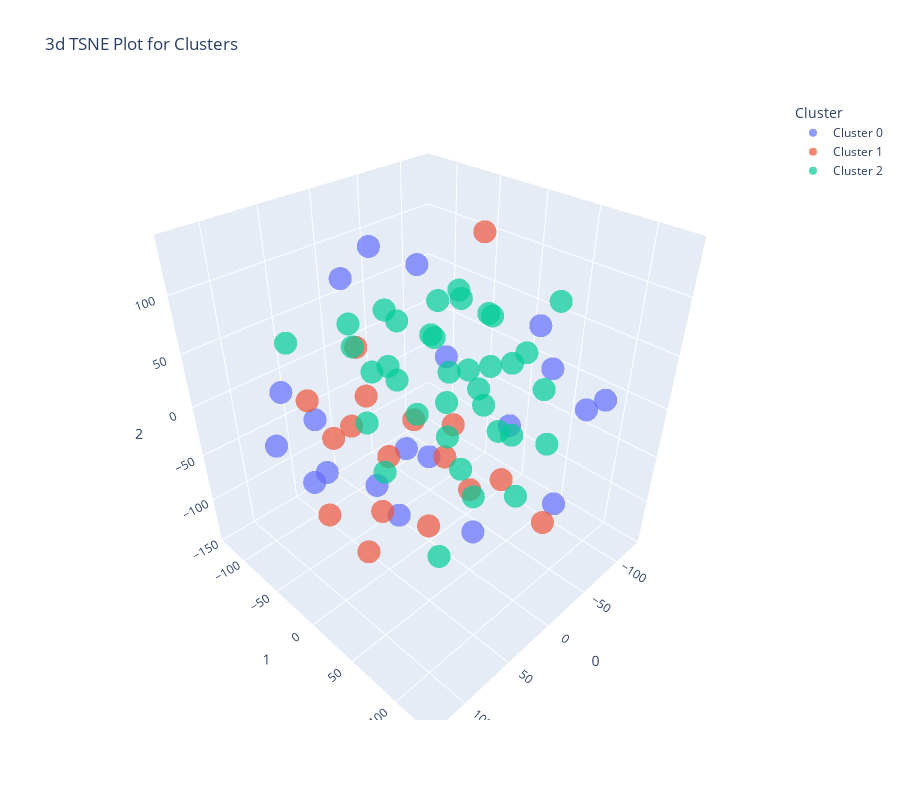

Notebook source saved alongside this figure:
### Code cell
plot_model(hierarchicalModel,plot='tsne')

### Figure 1 — Plotly figure (JSON) as saved in the notebook; plotly's stock layout.template omitted (floating-point values rounded to 4 significant figures)
{"data": [{"customdata": [["F"], ["F"], ["F"], ["F"], ["F"], ["M"], ["F"], ["M"], ["F"], ["F"], ["F"], ["F"], ["M"], ["M"], ["F"], ["M"], ["M"], ["F"], ["M"], ["F"]], "hovertemplate": "Cluster=Cluster 0<br>0=%{x}<br>1=%{y}<br>2=%{z}<br>Feature=%{customdata[0]}<extra></extra>", "legendgroup": "Cluster 0", "marker": {"color": "#636efa", "opacity": 0.7, "symbol": "circle"}, "mode": "markers", "name": "Cluster 0", "scene": "scene", "showlegend": true, "type": "scatter3d", "x": [117.5, -0.8365, 91.49, 3.006, 17.64, 127.5, 78.99, 35.61, 1.023, -24.53, -96.36, 112.4, -35.21, 45.35, 82.63, 73.15, -102.9, -68.47, -68.48, -108.2], "y": [-29.42, -106.2, 61.03, 129.2, -45.78, 30.77, 56.51, -28.97, -0.0162, -5.73, 32.22, -54.47, 122.1, 90.28, -52.98, -56.54, 2.931, 67.44, -84.46, 95.07], "z": [56.99, 78.3, -16.44, -18.78, 130.2, 26.09, 33.65, -78.43, -49.86, 35.47, 50.59, -7.023, 41.57, -44.43, -61.01, -3.197, -69.97, 36.94, 76.25, 1.281]}, {"customdata": [["M"], ["M"], ["M"], ["F"], ["M"], ["F"], ["M"], ["F"], ["F"], ["F"], ["F"], ["F"], ["M"], ["F"], ["F"], ["M"], ["M"]], "hovertemplate": "Cluster=Cluster 1<br>0=%{x}<br>1=%{y}<br>2=%{z}<br>Feature=%{customdata[0]}<extra></extra>", "legendgroup": "Cluster 1", "marker": {"color": "#EF553B", "opacity": 0.7, "symbol": "circle"}, "mode": "markers", "name": "Cluster 1", "scene": "scene", "showlegend": true, "type": "scatter3d", "x": [-48.34, -64.96, 10.32, 40.73, -39.7, -20.38, -77.46, 24.87, -6.722, 77.1, -24.51, 108.2, -29.71, 9.513, 10.79, -51.6, 49.4], "y": [8.677, -87.52, -53.05, -113.0, -20.14, -105.4, -45.49, -72.34, -60.62, 6.052, 103.6, 0.7232, -128.0, 7.875, -120.1, 1.238, 116.3], "z": [138.2, -90.01, -141.4, -28.09, -84.82, -48.74, -80.75, -43.06, -88.5, -103.6, -73.25, -45.16, -8.836, -119.3, -90.06, -118.8, 24.35]}, {"customdata": [["M"], ["F"], ["M"], ["F"], ["M"], ["F"], ["M"], ["F"], ["M"], ["F"], ["M"], ["M"], ["F"], ["F"], ["M"], ["M"], ["M"], ["M"], ["F"], ["M"], ["M"], ["F"], ["M"], ["F"], ["F"], ["F"], ["F"], ["M"], ["M"], ["M"], ["M"], ["F"], ["F"], ["M"], ["F"], ["M"]], "hovertemplate": "Cluster=Cluster 2<br>0=%{x}<br>1=%{y}<br>2=%{z}<br>Feature=%{customdata[0]}<extra></extra>", "legendgroup": "Cluster 2", "marker": {"color": "#00cc96", "opacity": 0.7, "symbol": "circle"}, "mode": "markers", "name": "Cluster 2", "scene": "scene", "showlegend": true, "type": "scatter3d", "x": [-50.62, -126.4, -108.7, 11.1, -85.88, 8.29, 37.23, 31.85, -52.13, -57.05, -27.77, -52.0, -5.608, 16.56, 65.27, 69.3, -6.588, -19.65, -96.7, 45.73, -83.36, 6.52, 66.46, -69.14, 46.45, -15.45, 14.65, 52.51, 53.56, -2.854, -49.95, -35.85, -53.46, -56.47, 27.38, -3.044], "y": [55.46, -1.611, 33.68, 45.53, -84.65, -84.82, 82.73, 50.12, -46.83, 75.86, 33.11, 30.43, 2.627, 46.28, 23.52, -91.0, 79.4, -60.43, -24.08, -40.39, -33.69, 26.83, 0.5623, 3.975, 56.89, 68.41, 0.3921, 10.64, 3.421, 47.94, 82.18, -15.38, 16.08, -23.25, -37.6, -40.29], "z": [-92.02, -2.219, -17.52, -30.95, -0.4622, 25.3, 75.0, 14.78, 25.5, 102.6, 5.408, -35.02, 95.4, 120.6, 121.6, 51.48, 11.36, -9.854, 40.64, 79.07, -15.78, 49.13, 19.71, 10.94, -93.99, 65.52, 1.373, 67.42, -33.72, -67.27, -19.31, -19.6, 69.71, 77.23, 29.82, 63.0]}], "layout": {"height": 800, "legend": {"title": {"text": "Cluster"}, "tracegroupgap": 0}, "scene": {"domain": {"x": [0, 1], "y": [0, 1]}, "xaxis": {"title": {"text": "0"}}, "yaxis": {"title": {"text": "1"}}, "zaxis": {"title": {"text": "2"}}}, "title": {"text": "3d TSNE Plot for Clusters"}, "width": 900}}
